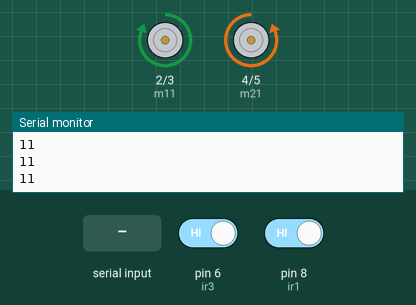
A sketch run on a simulated Arduino Uno, built with avr-gcc and run on an emulated ATmega328P. Parts: motor-driver pin pairs drawn as motors (green arrow = first pin HIGH = forward, orange = second pin HIGH = backward, longer = more drive), the last lines printed to the serial monitor. The test bench sets the inputs (shaded band); at power-on: pin 6 (ir3) HIGH, pin 8 (ir1) HIGH.

Above: at 1.25 s.
1.3 s: "l" received over Serial
At 1.7 s:
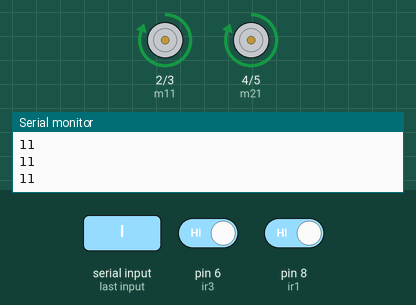
2.8 s: "b" received over Serial
At 4.1 s:
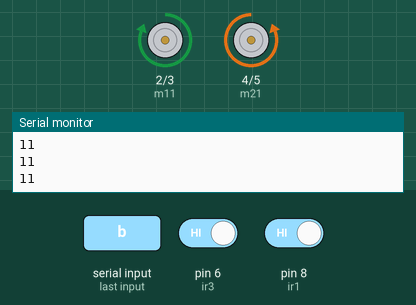
4.4 s: "r" received over Serial
At 5.4 s:
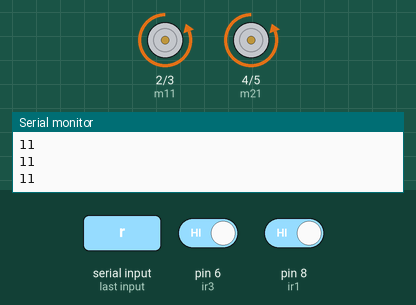
6.0 s: "f" received over Serial
At 6.7 s:
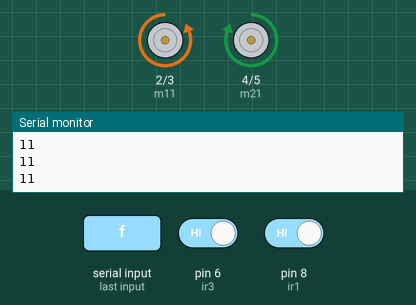
7.6 s: "s" received over Serial
At 8.0 s:
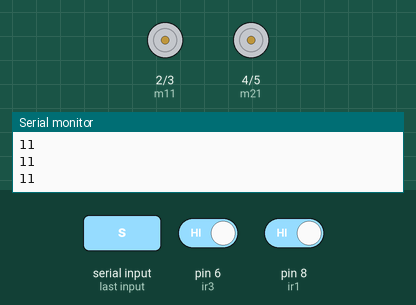
Timing chart, 0 to 10.2 s (numbered marks = the images above; inputs shaded):
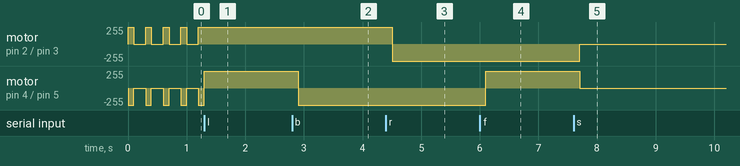

Measured:
- after the input at 1.3 s, motor on pin 2 (m11) / pin 3 (m12): stops changing and stays forward 255/255
- after the input at 2.8 s, motor on pin 4 (m21) / pin 5 (m22): forward 255/255 → backward 255/255 after 0.10 s
- after the input at 4.4 s, motor on pin 2 (m11) / pin 3 (m12): forward 255/255 → backward 255/255 after 0.10 s
- after the input at 6.0 s, motor on pin 4 (m21) / pin 5 (m22): backward 255/255 → forward 255/255 after 0.11 s
- after the input at 7.6 s, motor on pin 2 (m11) / pin 3 (m12): backward 255/255 → stopped after 0.11 s; motor on pin 4 (m21) / pin 5 (m22): forward 255/255 → stopped after 0.11 s
- by itself, motor on pin 2 (m11) / pin 3 (m12): alternates forward 255/255 for 0.10 s and stopped for 0.20 s

The sketch:

drive_code.ino
```cpp
int m11 = 2;
int m12 = 3;
int m21 = 4;
int m22 = 5;
int dir = 0;
int ir1 = 8;
int ir3 = 6;
boolean go = false;

void setup() {

  pinMode(m11,OUTPUT);
  pinMode(m12,OUTPUT);
  pinMode(m21,OUTPUT);
  pinMode(m22,OUTPUT);
  pinMode(ir1, INPUT);
  pinMode(ir3, INPUT);
  Serial.begin(9600);

}

void loop() {
  int buttonState1 = digitalRead(ir1);
  int buttonState3 = digitalRead(ir3);
  if(go==false){
  digitalWrite(m11,HIGH);
  digitalWrite(m12,LOW);
  digitalWrite(m21,LOW);
  digitalWrite(m22,HIGH);
  delay(100);
  digitalWrite(m11,LOW);
  digitalWrite(m12,LOW);
  digitalWrite(m21,LOW);
  digitalWrite(m22,LOW);
  }
  Serial.print(buttonState1);
  Serial.print(buttonState3);
  Serial.println();
  if(Serial.available()>0){


    dir = Serial.read();
    if(dir == 'b'){
      go=true;

      digitalWrite(m11,HIGH);
      digitalWrite(m12,LOW);
      digitalWrite(m21,LOW);
      digitalWrite(m22,HIGH);
    }
    else if(dir == 'l'){
      go=true;

      digitalWrite(m11,HIGH);
      digitalWrite(m12,LOW);
      digitalWrite(m21,HIGH);
      digitalWrite(m22,LOW);
    }
    else if(dir == 's'){
      go=true;

      digitalWrite(m11,LOW);
      digitalWrite(m12,LOW);
      digitalWrite(m21,LOW);
      digitalWrite(m22,LOW);
    }
    else if(dir == 'r'){
      go=true;

      digitalWrite(m11,LOW);
      digitalWrite(m12,HIGH);
      digitalWrite(m21,LOW);
      digitalWrite(m22,HIGH);
    }
    else if(dir == 'f'){
      go=true;

      digitalWrite(m11,LOW);
      digitalWrite(m12,HIGH);
      digitalWrite(m21,HIGH);
      digitalWrite(m22,LOW);
    }


  }
  delay(200);

}
```
